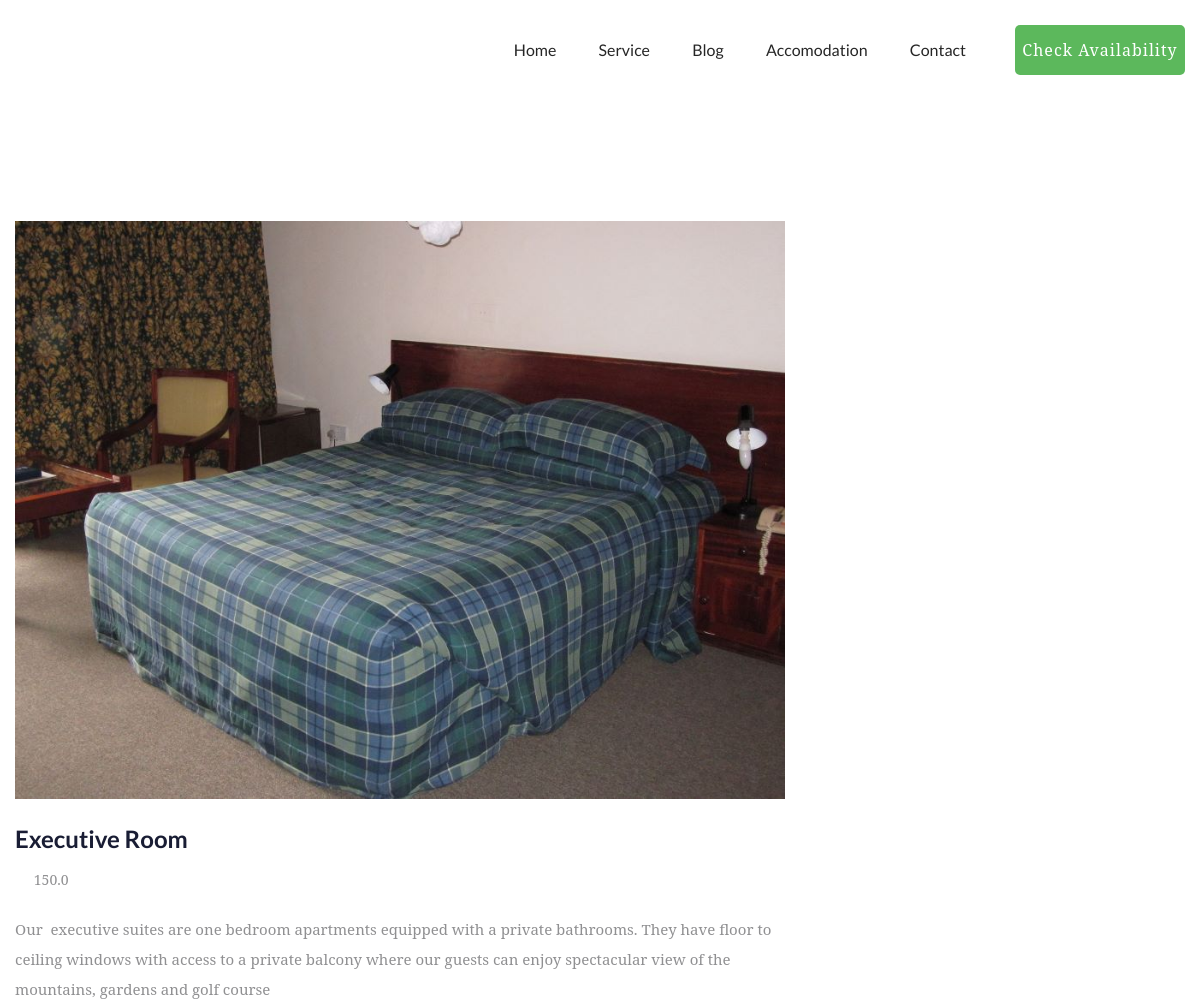
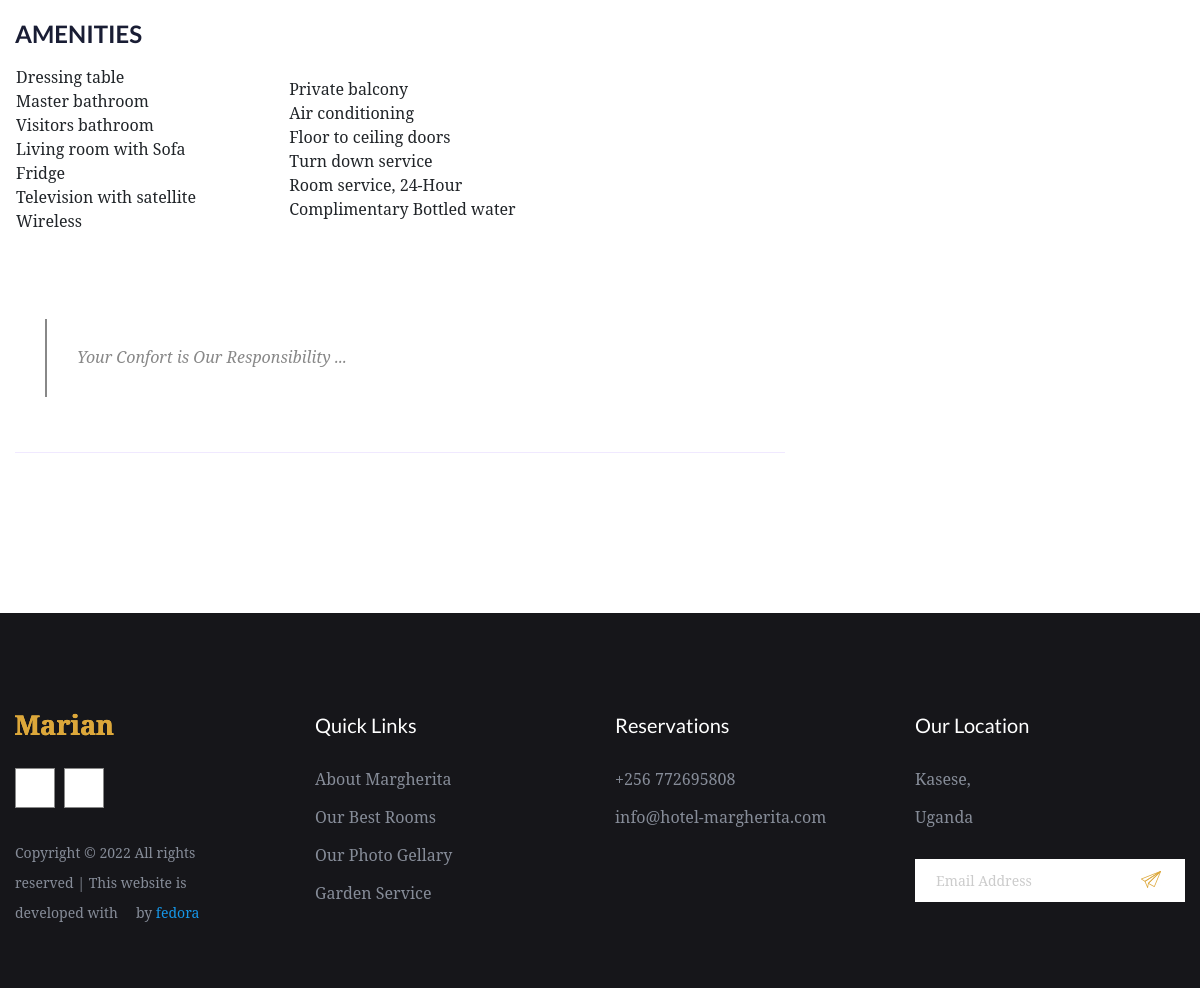
/rooms/3/, run on the app's committed database (2 pictures, top to bottom).
### app/models.py (models this page shows, shortened)
class Room(models.Model):
    title = models.CharField(max_length = 50)
    image = models.ImageField(upload_to = 'rooms')
    description = RichTextField(blank = True)
    price = models.FloatField()
    slug = models.SlugField(blank=True, null=True)

### app/views.py (the view)
# urls.py: path('rooms/<str:id>/', views.room_detail, name='room_detail'),
def room_detail(request, id):
    room_obj = Room.objects.get(id = id)
    room_img = Room_Image.objects.filter(room = id)
    dic  = {
        'room_obj':room_obj,
        'room_img':room_img,
    }
    return render(request, 'room_details.html', dic)

### templates/room_details.html
{% extends 'base.html' %}
{% block content %}
    {% include 'components/roomdetail.html' %}
{% endblock content %}

### templates/components/roomdetail.html (shortened to what this page needs)
{% load static %}
<section class="blog_area single-post-area section-padding">
    <div class="container">
        <div class="row">
            <div class="col-lg-8 posts-list">
                <div class="single-post">
                    <div class="feature-img">
                        <img class="img-fluid" src="{{room_obj.image.url}}" alt="">
                    </div>
                    <div class="blog_details">
                        <h2>{{room_obj.title}}
                        </h2>
                        <ul class="blog-info-link mt-3 mb-4">
                            <li><a href="#"><i class="fa fa-home"></i> {{room_obj.price}}</a></li>
                        </ul>
                        <p class="excert">
                            {{room_obj.description | safe}}
                        </p>
                        <div class="quote-wrapper">
                            <div class="quotes">
                                Your Confort is Our Responsibility ...
                            </div>
                        </div>
                    </div>
                </div>
                <div class="navigation-top">
                    <div class="d-sm-flex justify-content-between text-center">
                        <div class="col-sm-4 text-center my-2 my-sm-0">
                        </div>
                        <ul class="social-icons">
                            <li><a href="#"><i class="fab fa-facebook"></i></a></li>
                            <li><a href="#"><i class="fab fa-twitter"></i></a></li>
                        </ul>
                    </div>
                </div>
            </div>
        </div>
    </div>
</section>
<div class="gallery-area fix">
    <div class="container-fluid p-0">
        <div class="row">
            <div class="col-md-12">
            </div>
        </div>
    </div>
</div>

### data on the page
Room: image (picture), title "Executive Room", price "150.0", description "Our executive suites are one bedroom apartments equipped with a private bathrooms. They have floor to ceiling windows with access to a private balcony where our guests can enjoy spectacular view of the mountains, gardens and golf course AMENITIES Dressing table Master bathroom Visitors bathroom Living room with Sofa Fridge Television with satellite Wireless Private balcony Air conditioning Floor to ceiling doors Turn down service Room service, 24-Hour Complimentary Bottled water"
